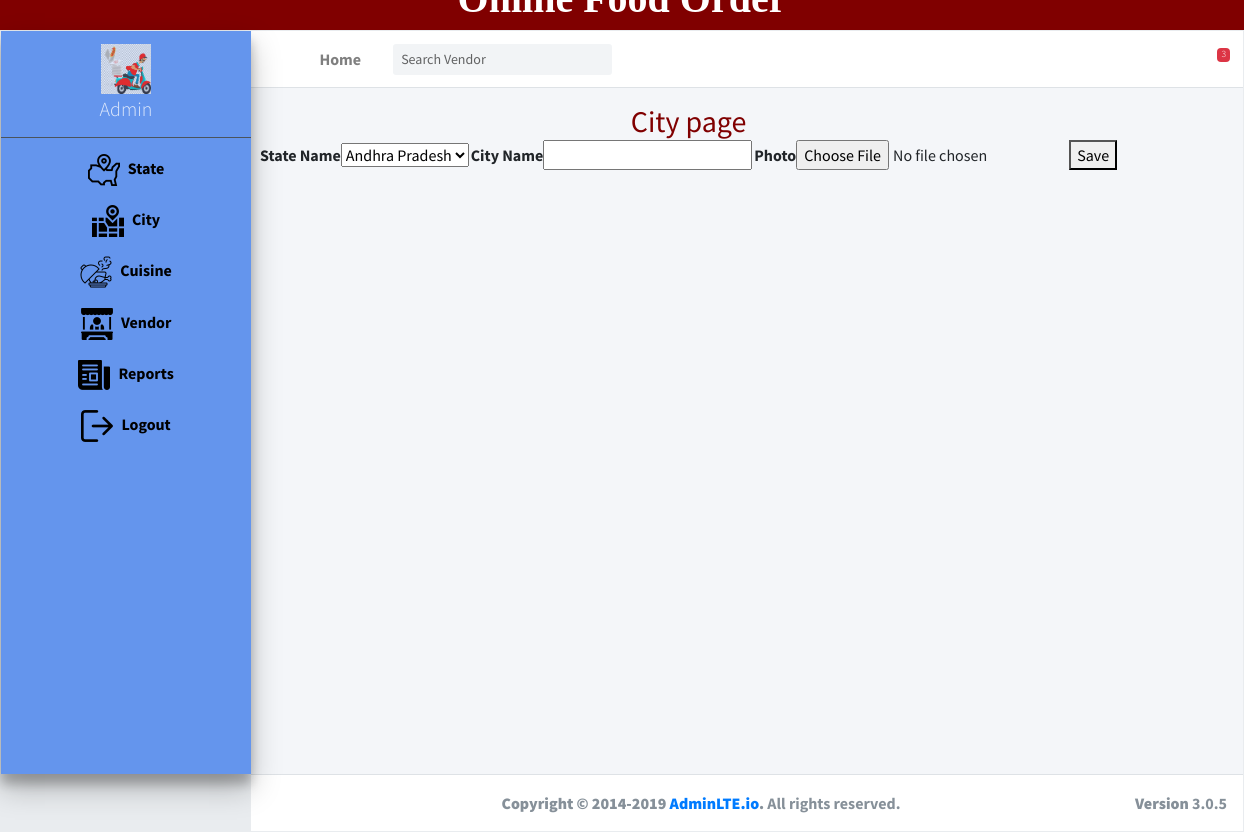
The app's page /adminn/city/ (signed in), older data.
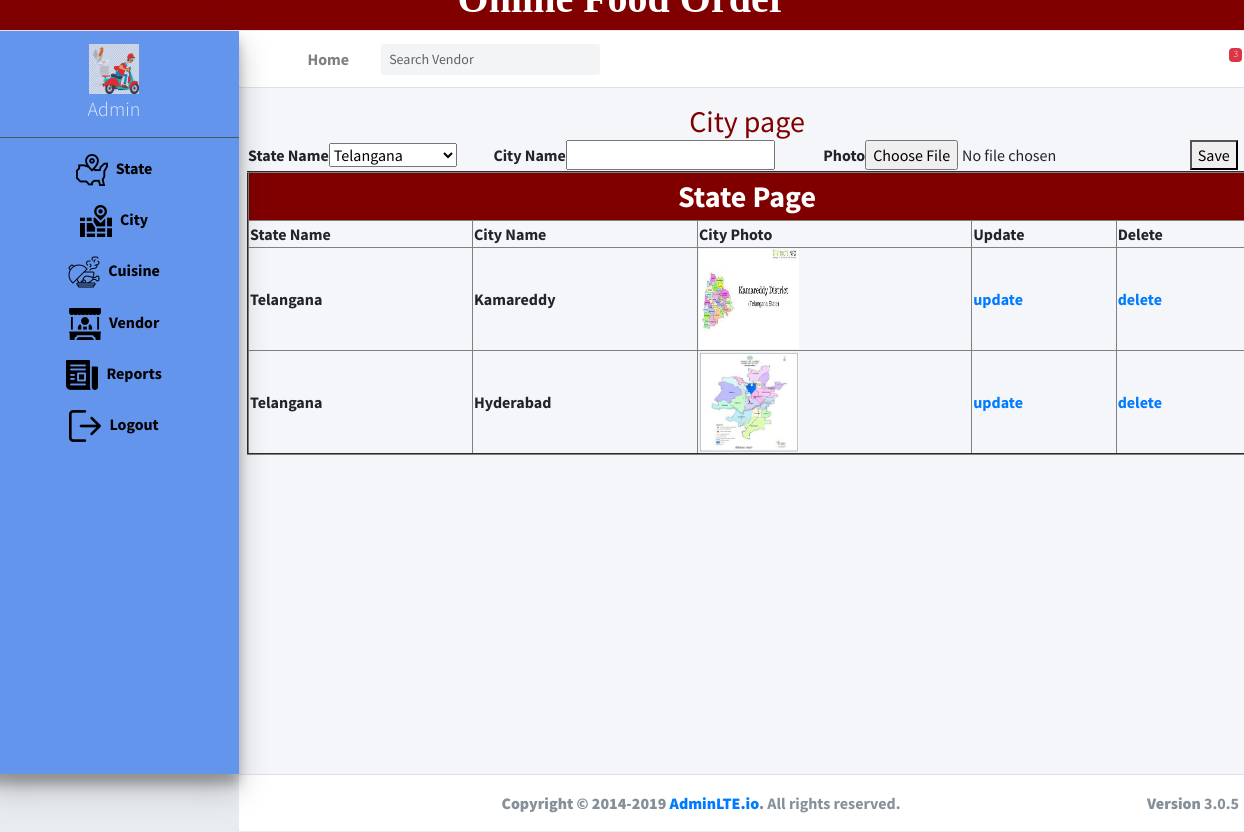
The same page, newer data.
### adminapp/models.py (models this page shows)
class CityModel(models.Model):
    city_id=models.AutoField(primary_key=True)
    city_name=models.CharField(max_length=200,unique=True)
    city_photo=models.ImageField(upload_to="city_images/")
    city_state=models.ForeignKey('StateModel',on_delete=models.CASCADE)

class StateModel(models.Model):
    state_id=models.AutoField(primary_key=True)
    state_name=models.CharField(max_length=200,unique=True)
    state_photo=models.ImageField(upload_to="state_images/")

### adminapp/views.py (the view)
# urls.py: path('city/',views.openCity,name="city"),
def openCity(request):
    data=CityModel.objects.all()
    state_data=StateModel.objects.all()
    return render(request,"admin/opencity.html",{"data":data,"state_data":state_data})

### templates/admin/opencity.html (shortened to what this page needs)
{% extends 'admin/welcome.html' %}
{% load static %}
{% block admin_welcome %}
    <div class="col mb-2">
    <h1 style="color: maroon;font-size: 30px">City page</h1>
    <form action="{% url 'city_submit' %}" method="post" enctype="multipart/form-data">
    <table align="center" width="100%">
        <tr><th>State Name<select name="sname">{%  for x in state_data %}
    <option>{{ x.state_name }}</option>{%  endfor %}
   </select></th><th>City Name<input type="text" required name="cname"></th><th>Photo<input type="file" required name="cphoto"></th><th><button type="submit">Save</button> </th></tr>
    </table>
     </form>
    {% if data %}
     <table align="center" border="2"  style="padding: 50px" width="1000px" >
         <tr><th colspan="5" style="font-size: 30px;color: white;background-color: maroon;text-align: center">State Page</th></tr>
         <tr><th>State Name</th><th>City Name</th><th>City Photo</th><th>Update</th><th>Delete</th></tr>
   {%  for x in data %}
       <tr><th>{{ x.city_state.state_name }}</th><th>{{ x.city_name}}</th><th><img src="{{ x.city_photo.url}}" width="100" height="100"></th>
           <th><a href="{% url 'city_update' %}?cid={{ x.city_id }}">update</a></th>
           <th><a href="{% url 'delete_city' %}?cityid={{ x.city_id }}">delete</a></th>
       </tr>
     {% endfor %}
     </table>
        </div>
    {% endif %}
{% endblock %}

### templates/admin/welcome.html (shortened to what this page needs)
{%  extends 'common.html' %}
{% load static %}
{% block common %}
    {% load static %}
    {%  if request.session.admin_status %}
        <body class="hold-transition sidebar-mini sidebar-collapse">
<div class="wrapper">
  <nav class="main-header navbar navbar-expand navbar-white navbar-light">
    <ul class="navbar-nav">
      <li class="nav-item">
        <a class="nav-link" data-widget="pushmenu" href="#" role="button"><i class="fas fa-bars"></i></a>
      </li>
      <li class="nav-item d-none d-sm-inline-block">
        <a href="{% url 'welcome' %}" class="nav-link">Home</a>
      </li>
    </ul>
    <form class="form-inline ml-3">
      <div class="input-group input-group-sm">
        <input class="form-control form-control-navbar" type="search" placeholder="Search Vendor" aria-label="Search">
        <div class="input-group-append">
          <button class="btn btn-navbar" type="submit">
            <i class="fas fa-search"></i>
          </button>
        </div>
      </div>
    </form>
    <ul class="navbar-nav ml-auto">
      <li class="nav-item dropdown">
        <a class="nav-link" data-toggle="dropdown" href="#">
          <i class="far fa-comments"></i>
          <span class="badge badge-danger navbar-badge">3</span>
        </a>
      </li>
    </ul>
  </nav>
  <aside class="main-sidebar sidebar-dark-gray elevation-4" style="background-color: cornflowerblue;color:black;">
    <a href="{% url 'welcome' %}" class="brand-link">
      <img src="{% static 'images/logo.jpg' %}" width="50px" height="50px"
           alt="AdminLTE Logo"
           style="opacity: .8"><br>
      <span class="brand-text font-weight-light">Admin</span>
    </a>
    <div class="sidebar">
      <nav class="mt-2" >
        <ul class="nav nav-pills nav-sidebar flex-column" data-widget="treeview" role="menu" data-accordion="false">
          <li class="nav-item has-treeview">
            <a href="{% url 'state' %}" class="nav-link">
                <img src="{% static 'images/united-states-of-america.png' %}">
              <p style="color: black;padding-left: 5px">
                State
              </p>
            </a>
          </li>
            <li class="nav-item has-treeview">
            <a href="{% url 'city' %}" class="nav-link">
               <img src="{% static 'images/destination.png' %}">
              <p style="color: black;padding-left: 5px">City</p>
            </a>
          </li>
                 <li class="nav-item has-treeview">
            <a href="{% url 'cuisine' %}" class="nav-link">
               <img src="{% static 'images/cuisine.png' %}">
                <p style="color: black;padding-left: 5px">
                  Cuisine
              </p>
            </a>
          </li>
          <li class="nav-item">
             <a href="{% url 'vendor' %}" class="nav-link">
              <img src="{% static 'images/vendor.png' %}" width="32px" height="32px">
               <p style="color: black;padding-left: 5px">
                Vendor
              </p>
            </a>
          </li>
          <li class="nav-item">
            <a href="{% url 'reports' %}" class="nav-link">
               <img src="{% static 'images/reports.png' %}" >
              <p style="color: black;padding-left: 5px">
               Reports
              </p>
            </a>
          </li>
          <li class="nav-item has-treeview">
            <a href="{%url 'logout'  %}" class="nav-link">
               <img src="{% static 'images/logout.png' %}" >
              <p style="color: black;padding-left: 5px">
                Logout
              </p>
            </a>
          </li>
        </ul>
      </nav>
    </div>
  </aside>
  <div class="content-wrapper">
    <section class="content-header">
      <div class="container-fluid"  >
        <div class="row mb-2" >
            <div class="row mb-2" >
           {%  block admin_welcome %}
            {% endblock %}
        </div>
        </div></div>
    </section>
 </div>
  </div>
  <footer class="main-footer">
    <div class="float-right d-none d-sm-block">
      <b>Version</b> 3.0.5
    </div>
    <strong>Copyright &copy; 2014-2019 <a href="http://adminlte.io">AdminLTE.io</a>.</strong> All rights
    reserved.
  </footer>
</body>
        {% else %}
        <h1>Please Login</h1>
    {% endif %}
{% endblock %}

### templates/common.html (shortened to what this page needs)
{% load static %}
<!DOCTYPE html>
<html>
<head>
    <link rel="stylesheet" href="../../">
  <link rel="stylesheet" href="{% static 'plugins/fontawesome-free/css/all.min.css' %}">
  <link rel="stylesheet" href="https://code.ionicframework.com/ionicons/2.0.1/css/ionicons.min.css">
  <link rel="stylesheet" href="{% static 'plugins/icheck-bootstrap/icheck-bootstrap.min.css' %}">
  <link rel="stylesheet" href="{% static 'dist/css/adminlte.min.css' %}">
</head>
<body class="hold-transition login-page">
<table align=" center"  border="0" width="100%">
    <tr><th style="text-align: center;font-family: 'Agency FB';font-size: 40px;background-color:maroon;color: white">Online Food Order</th></tr>
    <tr  align="center"><th>{%  block common %}
            {% endblock %}
    </th></tr>
</table>
</body>
</html>

Row changes from the older to the newer data that the page shows:
added CityModel: city_state.state_name "Telangana", city_name "Kamareddy", city_photo (picture)
added CityModel: city_state.state_name "Telangana", city_name "Hyderabad", city_photo (picture)
Text that changed along with them:
form field sname: "Andhra Pradesh" → "Telangana"
text now shown: "State Page State Name City Name City Photo Update Delete"
